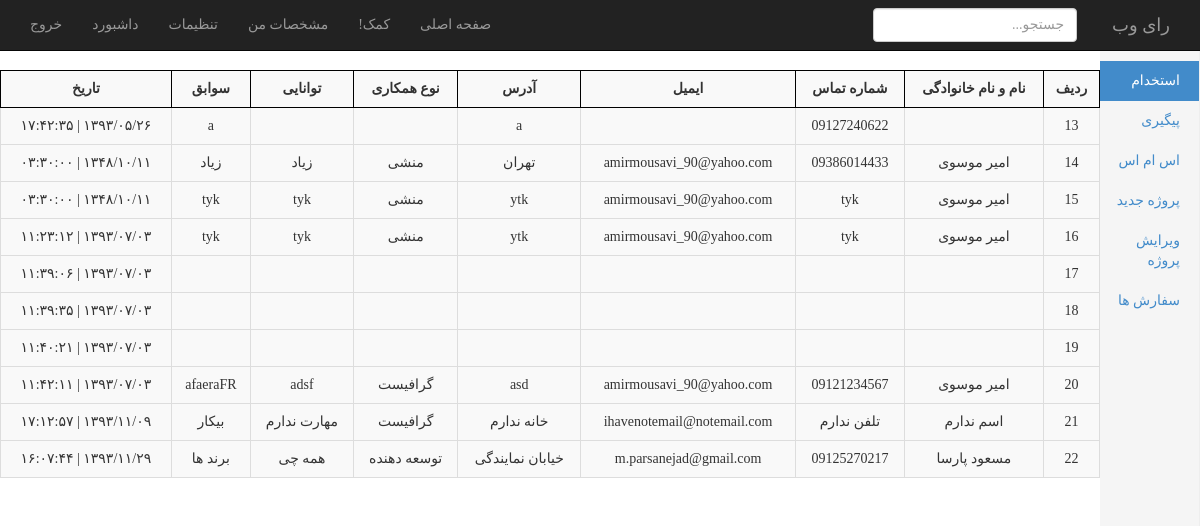
Page /admin/index.php?page=home (signed in) on the earlier database version.
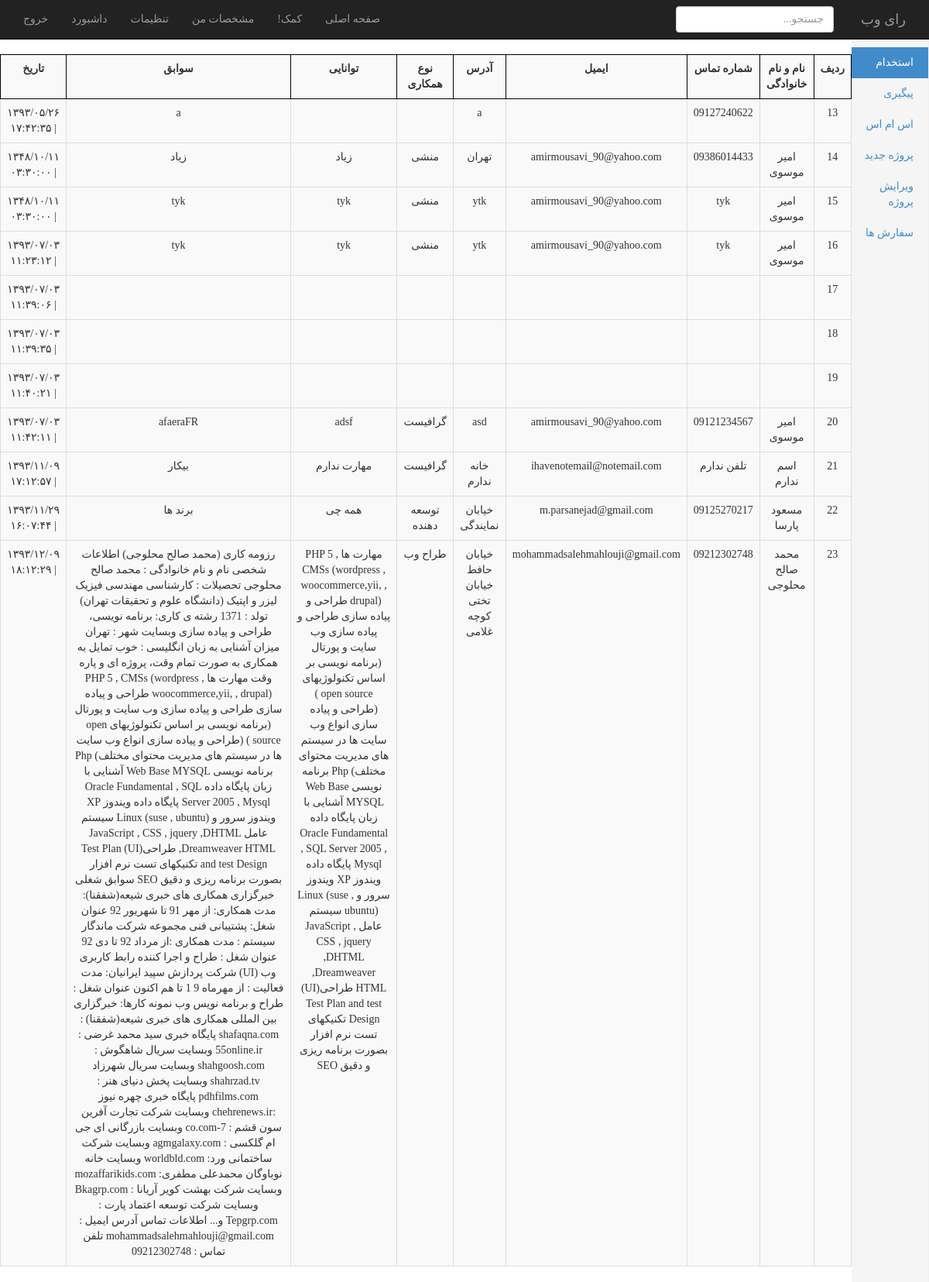
Same page on the later database version.
### tables this page shows
CREATE TABLE IF NOT EXISTS `hire` (
`id` int(11) NOT NULL,
  `full_name` varchar(250) NOT NULL,
  `mobile` varchar(250) NOT NULL,
  `email` varchar(250) NOT NULL,
  `address` text NOT NULL,
  `category` varchar(250) NOT NULL,
  `ability` text NOT NULL,
  `resume` text NOT NULL,
  `register_date` bigint(20) NOT NULL
);

### admin/core/jdf.php (called while the page is built, shortened)
<?php
function jdate($format,$timestamp='',$none='',$time_zone='Asia/Tehran',$tr_num='fa'){
 $T_sec=0;
 $ts=$T_sec+(($timestamp=='' or $timestamp=='now')?time():tr_num($timestamp));
 $date=explode('_',date('H_i_j_n_O_P_s_w_Y',$ts));
 list($j_y,$j_m,$j_d)=gregorian_to_jalali($date[8],$date[3],$date[2]);
 $sl=strlen($format);
 $out='';
 for($i=0; $i<$sl; $i++){
  $sub=substr($format,$i,1);
  switch($sub){
	case'd':
	$out.=($j_d<10)?'0'.$j_d:$j_d;
	break;
	case'H':
	$out.=$date[0];
	break;
	case'i':
	$out.=$date[1];
	break;
	case'm':
	$out.=($j_m>9)?$j_m:'0'.$j_m;
	break;
	case's':
	$out.=$date[6];
	break;
	case'Y':
	$out.=$j_y;
	break;
	default:$out.=$sub;
  }
 }
 return($tr_num!='en')?tr_num($out,'fa','.'):$out;
}
function tr_num($str,$mod='en',$mf='٫'){
 $num_a=array('0','1','2','3','4','5','6','7','8','9','.');
 $key_a=array('۰','۱','۲','۳','۴','۵','۶','۷','۸','۹',$mf);
 return($mod=='fa')?str_replace($num_a,$key_a,$str):str_replace($key_a,$num_a,$str);
}
function gregorian_to_jalali($g_y,$g_m,$g_d,$mod=''){
	$g_y=tr_num($g_y); $g_m=tr_num($g_m); $g_d=tr_num($g_d);
 $d_4=$g_y%4;
 $g_a=array(0,0,31,59,90,120,151,181,212,243,273,304,334);
 $doy_g=$g_a[(int)$g_m]+$g_d;
 $d_33=(int)((($g_y-16)%132)*.0305);
 $a=($d_33==3 or $d_33<($d_4-1) or $d_4==0)?286:287;
 $b=(($d_33==1 or $d_33==2) and ($d_33==$d_4 or $d_4==1))?78:(($d_33==3 and $d_4==0)?80:79);
 if($doy_g>$b){
  $jy=$g_y-621; $doy_j=$doy_g-$b;
 }else{
  $jy=$g_y-622; $doy_j=$doy_g+$a;
 }
 if($doy_j<187){
  $jm=(int)(($doy_j-1)/31); $jd=$doy_j-(31*$jm++);
 }else{
  $jm=(int)(($doy_j-187)/30); $jd=$doy_j-186-($jm*30); $jm+=7;
 }
 return($mod=='')?array($jy,$jm,$jd):$jy.$mod.$jm.$mod.$jd;
}

### admin/include/home.php (the view, shortened to what this page needs)
<?php require_once('core/core.php');
?>
<table style="border:solid 1px #000; margin:auto;" dir="rtl" border="1" class="table table-striped table-hover table-bordered">
	<tr>
        <th>ردیف</th>
        <th>نام و نام خانوادگی</th>
        <th>شماره تماس</th>
        <th>ایمیل</th>
        <th>آدرس</th>
        <th>نوع همکاری</th>
        <th>توانایی</th>
        <th>سوابق</th>
        <th>تاریخ</th>
     </tr>
	<?php
		$show_query = "SELECT * FROM hire";
		$show_result = mysqli_query($connection,$show_query);
			while ($show_row = $show_result->fetch_assoc()) {
			$datefa = jdate("Y/m/d | H:i:s",$show_row['register_date']);
      		echo "
			<form method='post' role='form'>
			<tr>
				<td>$show_row[id]</td>
				<td>$show_row[full_name]</td>
				<td>$show_row[mobile]</td>
				<td>$show_row[email]</td>
				<td>$show_row[address]</td>
				<td>$show_row[category]</td>
				<td>$show_row[ability]</td>
				<td>$show_row[resume]</td>
				<td>$datefa</td>
			</tr>
			</form>
			" ;
   		}
	?>
</table>

### admin/index.php (shortened to what this page needs)
<!DOCTYPE html>
<html lang="en">
  <head>
    <link href="css/bootstrap.min.css" rel="stylesheet">
    <link href="css/dashboard.css" rel="stylesheet">
  </head>
  <body>
    <div class="navbar navbar-inverse navbar-fixed-top" role="navigation">
      <div class="container-fluid">
        <div class="navbar-collapse collapse">
          <ul class="nav navbar-nav navbar-right" style="float:left !important">
          	<li><a href="logout.php">خروج</a></li>
            <li><a href="#">داشبورد</a></li>
            <li><a href="#">تنظیمات</a></li>
            <li><a href="#">مشخصات من</a></li>
            <li><a href="#">کمک!</a></li>
            <li><a href="index.php">صفحه اصلی</a></li>
          </ul>
          <a class="navbar-brand" href="index.php" style="float:right; margin-left:20px;">رای وب</a>
          <form class="navbar-form navbar-right">
            <input type="text" class="form-control" placeholder="جستجو...">
          </form>
        </div>
      </div>
    </div>
    <div class="container-fluid">
      <div class="row">
      <?php include('include/sidebar.php'); ?>
        <div class="col-sm-11 col-md-11 main">
          <?php
		  	if(isset($_GET['page'])){
					if(is_file("include/$_GET[page].php")){
						include("include/$_GET[page].php");
					}else{
						echo 'صفحه مورد نظر وجود ندارد.';}
			}else{
				include('include/main.php');
			}
		  ?>
        </div>
      </div>
    </div>
  </body>
</html>

### admin/include/sidebar.php
<div class="col-sm-1 col-md-1 sidebar">
  <ul class="nav nav-sidebar">
    <li class="<?php if(isset($_GET['page']) && $_GET['page']=='home'){ echo 'active'; } ?>" ><a href="index.php?page=home">استخدام</a></li>
    <li class="<?php if(isset($_GET['page']) && $_GET['page']=='peygiri'){ echo 'active'; } ?>" ><a href="index.php?page=peygiri">پیگیری</a></li>
    <li class="<?php if(isset($_GET['page']) && $_GET['page']=='sms'){ echo 'active'; } ?>" ><a href="index.php?page=sms">اس ام اس</a></li>
    <li class="<?php if(isset($_GET['page']) && $_GET['page']=='project'){ echo 'active'; } ?>" ><a href="index.php?page=project">پروژه جدید</a></li>
    <li class="<?php if(isset($_GET['page']) && $_GET['page']=='edit'){ echo 'active'; } ?>" ><a href="index.php?page=edit">ویرایش پروژه</a></li>
    <li class="<?php if(isset($_GET['page']) && $_GET['page']=='order'){ echo 'active'; } ?>" ><a href="index.php?page=order">سفارش ها</a></li>
  </ul>
</div>

### admin/css/dashboard.css (style rules this page uses)
body { padding-top: 50px; direction:rtl; font-family:BYekan,tahoma; }
@media (min-width: 768px) { .sidebar { position: fixed; top: 51px; bottom: 0; right: 0; z-index: 1000; display: block; padding: 10px; overflow-x: hidden; overflow-y: auto; background-color: #f5f5f5; border-right: 1px solid #eee; } }
.nav-sidebar { margin-right: -51px; margin-bottom: 10px; margin-left: -20px; }
.nav-sidebar > li > a { padding-right: 20px; padding-left: 20px; }
.nav-sidebar > .active > a { color: #fff; background-color: #428bca; }
.main { padding: 20px; }
@media (min-width: 768px) { .main { padding-right: 40px; padding-left: 40px; } }
td { text-align:center; }
th { text-align:center; border: 1px solid #000 !important; }
.main { padding-right: 0 !important; padding-left: 0 !important; }

Differences in the rows shown:
added hire: id "23", full_name "محمد صالح محلوجی", mobile "09212302748", email "mohammadsalehmahlouji@gmail.com", address "خیابان حافط خیابان تختی کوچه غلامی", category "طراح وب", ability "مهارت ها PHP 5 , CMSs (wordpress , woocommerce,yii, , drupal) طراحی و پیاده سازی طراحی و پیاده سازی وب سایت و پورتال (برنامه نویسی بر اساس تکنولوژیهای open source ) (طراحی و پیاده سازی انواع وب سایت ها در سیستم های مدیریت محتوای مختلف) Php برنامه نویسی Web Base MYSQL آشنایی با زبان پایگاه داده Oracle Fundamental , SQL Server 2005 , Mysql پایگاه داده ویندوز XP ویندوز سرور و Linux (suse , ubuntu) سیستم عامل JavaScript , CSS , jquery ,DHTML ,Dreamweaver HTML طراحی(UI) Test Plan and test Design تکنیکهای تست نرم افزار بصورت برنامه ریزی و دقیق SEO", resume "رزومه کاری (محمد صالح محلوجی) اطلاعات شخصی نام و نام خانوادگی : محمد صالح محلوجی تحصیلات : کارشناسی مهندسی فیزیک لیزر و اپتیک (دانشگاه علوم و تحقیقات تهران) تولد : 1371 رشته ی کاری: برنامه نویسی، طراحی و پیاده سازی وبسایت شهر : تهران میزان آشنایی به زبان انگلیسی : خوب تمایل به همکاری به صورت تمام وقت، پروژه ای و پاره وقت مهارت ها PHP 5 , CMSs (wordpress , woocommerce,yii, , drupal) طراحی و پیاده سازی طراحی و پیاده سازی وب سایت و پورتال (برنامه نویسی بر اساس تکنولوژیهای open source ) (طراحی و پیاده سازی انواع وب سایت ها در سیستم های مدیریت محتوای مختلف) Php برنامه نویسی Web Base MYSQL آشنایی با زبان پایگاه داده Oracle Fundamental , SQL Server 2005 , Mysql پایگاه داده ویندوز XP ویندوز سرور و…", register_date "۱۳۹۳/۱۲/۰۹ | ۱۸:۱۲:۲۹"
